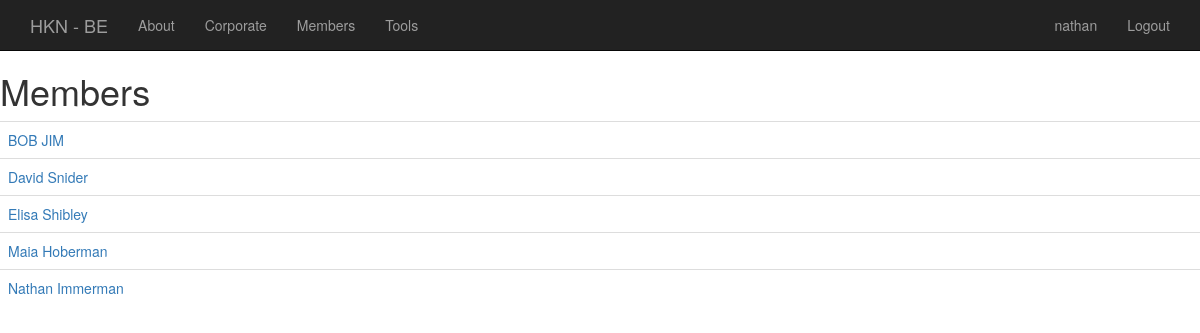
Screenshot of /members/ (signed in) with the database file from the repository.
### users/models.py (models this page shows, shortened)
class Member(models.Model):
	MAJOR = (
		('CS', 'Computer Science'),
		('CE', 'Computer Engineering'),
		('EE', 'Electrical Engineering'),
	)
	EDU_LEVEL = (
		('UG', 'Undergraduate'),
		('GR', 'Graduate'),
		('AL', 'Alumni'),
	)
	uniqname = models.CharField(max_length=8)
	first_name = models.CharField(max_length=100, null=True, blank=True)
	last_name = models.CharField(max_length=100, null=True, blank=True)
	major = models.CharField(max_length=2, choices=MAJOR, null=True, blank=True)
	edu_level = models.CharField(max_length=2, choices=EDU_LEVEL, null=True, blank=True)
	expected_grad_date = models.DateField(auto_now=False, auto_now_add=False, null=True,  blank=True)
	profile_pic =  models.ImageField(upload_to=user_directory_path, height_field=None, width_field=None, max_length=100, null=True,  blank=True)
	resume =  models.FileField(upload_to=user_directory_path, max_length=100, null=True,  blank=True)

### users/views.py (the view)
# urls.py: url(r'^members/', 'users.views.member_list', name='member_list'),
def member_list(request):
	member_list = Member.objects.all().filter(first_name__isnull=False).filter(last_name__isnull=False)
	member_list = member_list.exclude(first_name__exact="").exclude(last_name__exact="")
	member_list = member_list.order_by('first_name','last_name')
	context = {
		'member_list' : member_list
	}
	return render(request, "member_list.html", context)

### templates/member_list.html
{% extends 'base.html' %}
{%block content %}
{% if not request.user.is_anonymous %}
<h1>Members</h1>
	<table class="table">
		{% for inst in member_list %}
			<tr>
				<td><a href="{%url 'profile' inst.uniqname %}">{{inst.first_name}} {{inst.last_name}}</a></td>
			</tr>
		{% endfor %}
	</table>
{% else %}
<h1>Hey now, you have to be logged in to see profiles</h1>
{% endif %}
{% endblock %}

### templates/navbar.html (shortened to what this page needs)
    <nav class="navbar navbar-default navbar-static-top navbar-inverse">
      <div class="container">
        <div class="navbar-header ">
          <a class="navbar-brand" href="{% url 'home' %}">HKN - BE</a>
        </div>
        <div id="navbar" class="navbar-collapse collapse">
          <ul class="nav navbar-nav">
            <li><a href="{% url 'about' %}">About</a></li>
            <li><a href="{% url 'corporate' %}">Corporate</a></li>
            {% if request.user.is_authenticated %}
            <li><a href="{% url 'member_list' %}">Members</a></li>
            {% endif %}
            {% if request.user.is_superuser %}
            <li><a href="{% url 'tools' %}">Tools</a></li>
            {% endif %}
          </ul>
          <ul class="nav navbar-nav navbar-right">
            {% if request.user.is_authenticated %}
            <li><a href="{%url 'profile' request.user%}">{{request.user}}</a></li>
            <li><a href="{% url 'auth:logout' %}?next=/">Logout</a></li>
            {% else %}
            <li><a href="{% url 'social:begin' 'google-oauth2' %}">Login</a></li>
            {% endif %}
          </ul>
        </div>
      </div>
    </nav>

### static_in_pro/our_static/css/navbar-static-top.css (style rules this page uses)
body { min-height: 1000px; }
.navbar-static-top { margin-bottom: 19px; }

### rows the page displays
Member: first_name "BOB", last_name "JIM"
Member: first_name "David", last_name "Snider"
Member: first_name "Elisa", last_name "Shibley"
Member: first_name "Maia", last_name "Hoberman"
Member: first_name "Nathan", last_name "Immerman"

### other values shown
{{ request.user }} "nathan"
